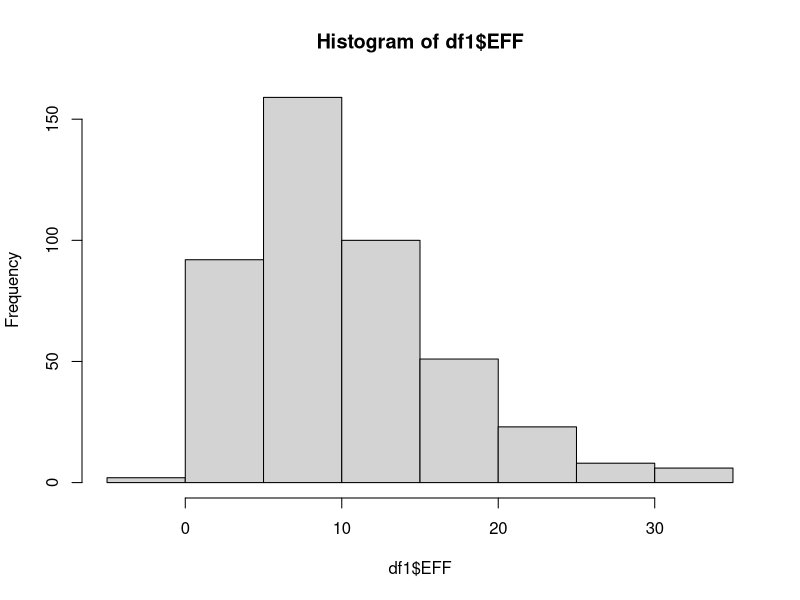

The R source for this figure:
## ---- chunk 1
library(readr)
# vector of data types (for each column)
col_types <- c(
    'character', 'character', 'factor', 'character', 'double','integer', 'integer', 'integer', 'integer','integer', 'integer','integer', 'integer','integer', 'integer','integer', 'integer','integer', 'integer','integer', 'integer','integer', 'integer','integer'
)

df1 <- read.csv(
    'nba2017-player-statistics.csv',
    header = TRUE,
    colClasses = col_types,
    sep = ","
)

df2 <- read_csv(
  'nba2017-player-statistics.csv',
   col_types  = list(col_character(), col_character(), col_factor(c("C", "PF", "PG", "SF", "SG")), col_character(), col_double(), col_integer(), col_integer(),col_integer(),col_integer(),col_integer(),col_integer(),col_integer(),col_integer(),col_integer(),col_integer(),col_integer(),col_integer(),col_integer(),col_integer(),col_integer(),col_integer(),col_integer(),col_integer(),col_integer())
)
df1 <- data.frame(df1)
df2 <- data.frame(df2)
df1$Experience <- chartr("R", "0", df1$Experience)
df1<-transform(df1, Experience = as.integer(Experience))
df2$Experience <- chartr("R", "0", df2$Experience)
df2<-transform(df1, Experience = as.integer(Experience))

df1$Missed_FG <- df1$FGA - df1$FGM
df1$Missed_FT <- df1$FTA - df1$FTM
df1$PTS <-df1$Points3*3 + df1$Points2*2 + df1$FTM
df1$REB <-df1$OREB + df1$DREB
df1$MPG <- df1$MIN / df1$GP
df1$EFF <- (df1$PTS + df1$REB + df1$AST + df1$STL + df1$BLK - df1$Missed_FG - df1$Missed_FT - df1$TO) / df1$GP
summary(df1$EFF)

print (hist(df1$EFF),  main="Histogram of EFF", xlab="EFF")
